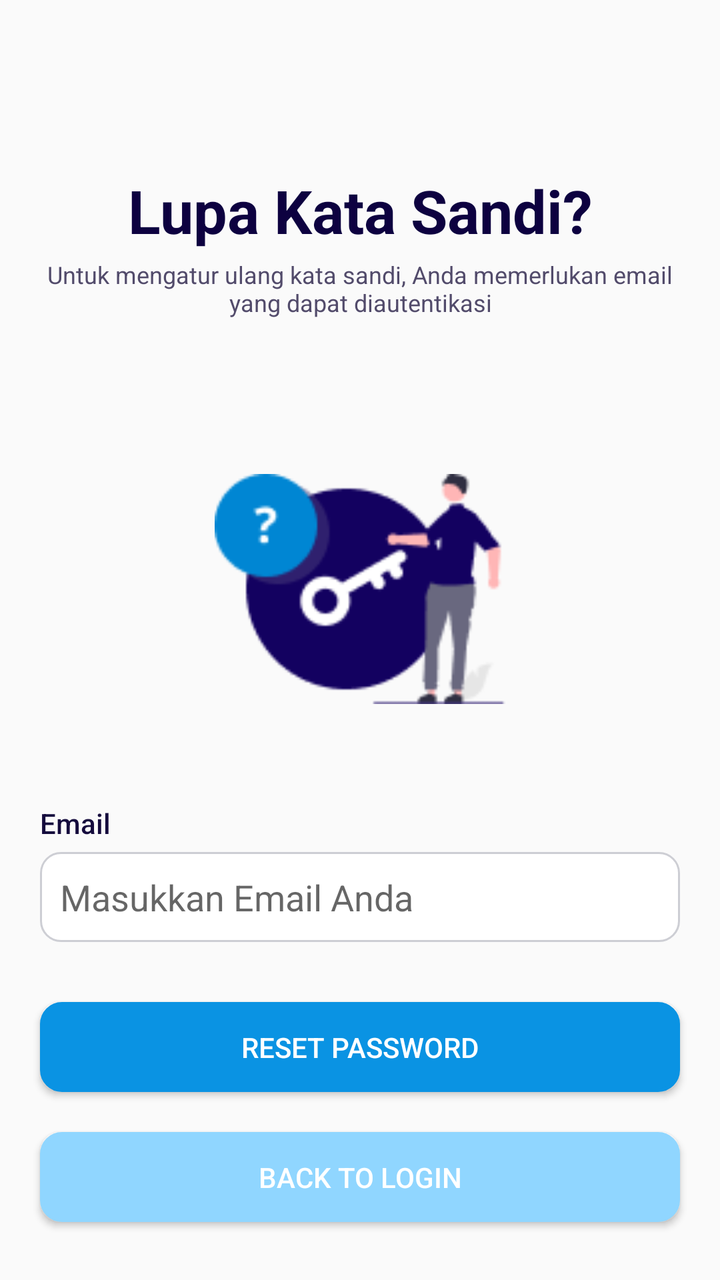
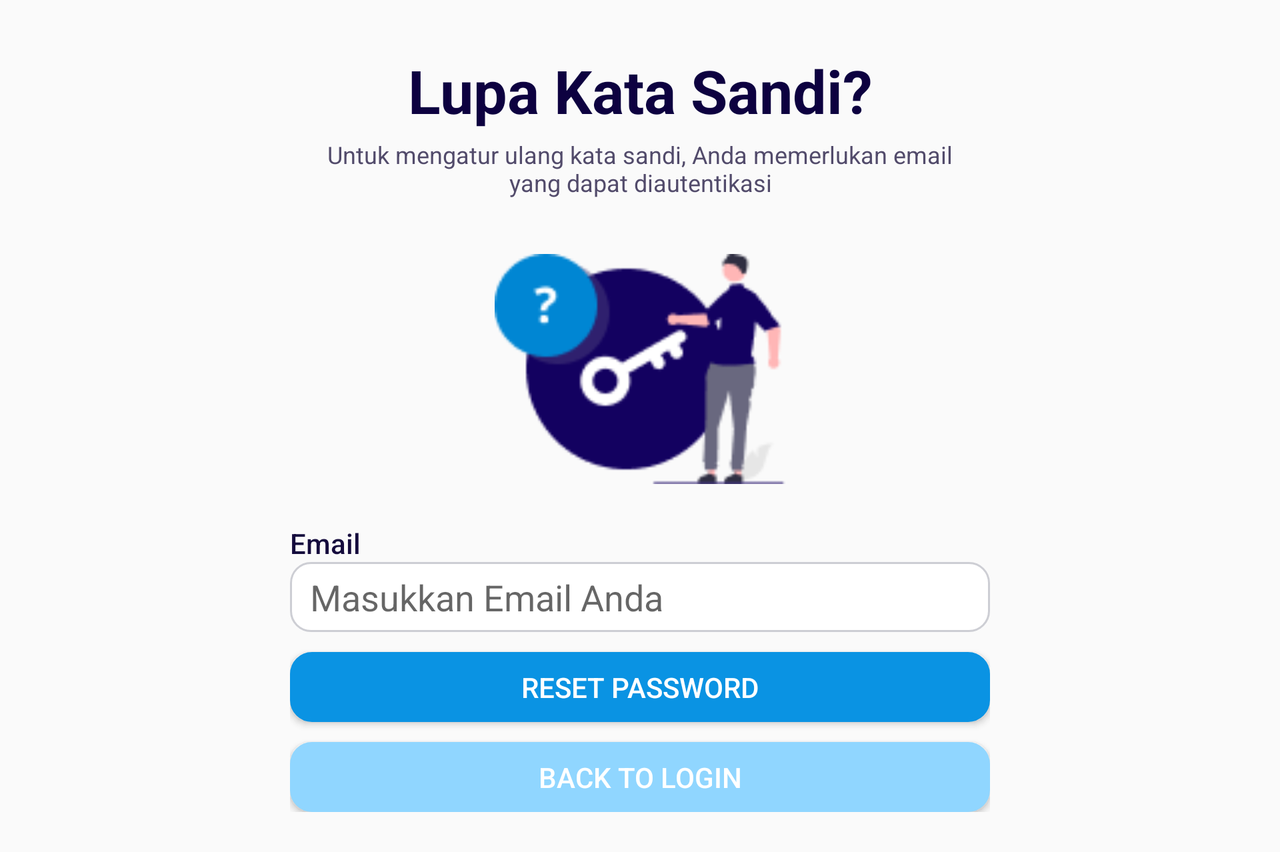

Two renders of one Android screen. The first uses the default layout on a phone; the second uses the alternative layout the repository ships for a different screen configuration, on a matching device. The two XML files are below.
<!-- AndroidManifest.xml: application theme Theme.JobSeeker -->
<!-- res/layout/activity_forgot_password.xml -->
<?xml version="1.0" encoding="utf-8"?>
<androidx.constraintlayout.widget.ConstraintLayout xmlns:android="http://schemas.android.com/apk/res/android"
    xmlns:app="http://schemas.android.com/apk/res-auto"
    xmlns:tools="http://schemas.android.com/tools"
    android:layout_width="match_parent"
    android:layout_height="match_parent"
    tools:context=".ForgotPassword">

    <TextView
        android:id="@+id/textView11"
        android:layout_width="254dp"
        android:layout_height="39dp"
        android:layout_marginTop="85dp"
        android:fontFamily="sans-serif"
        android:text="@string/lupa_password_2"
        android:textSize="30sp"
        android:textColor="#0D0140"
        android:textStyle="bold"
        android:textAlignment="center"
        app:layout_constraintBottom_toBottomOf="parent"
        app:layout_constraintEnd_toEndOf="parent"
        app:layout_constraintStart_toStartOf="parent"
        app:layout_constraintTop_toTopOf="parent"
        app:layout_constraintVertical_bias="0.0" />

    <TextView
        android:id="@+id/textView19"
        android:layout_width="314dp"
        android:layout_height="38dp"
        android:layout_marginTop="5dp"
        android:fontFamily="sans-serif"
        android:text="@string/untuk_mengatur_ulang_kata_sandi_Anda_memerlukan_email_yang_dapat_diautentikasi"
        android:textSize="12sp"
        android:textColor="#524B6B"
        android:textAlignment="center"
        app:layout_constraintBottom_toBottomOf="parent"
        app:layout_constraintEnd_toEndOf="parent"
        app:layout_constraintStart_toStartOf="parent"
        app:layout_constraintTop_toBottomOf="@+id/textView11"
        app:layout_constraintVertical_bias="0.0" />

    <ImageView
        android:id="@+id/imageView5"
        android:layout_width="150dp"
        android:layout_height="115dp"
        android:layout_marginTop="70dp"
        android:contentDescription="@string/todo_6"
        app:layout_constraintBottom_toBottomOf="parent"
        app:layout_constraintEnd_toEndOf="parent"
        app:layout_constraintStart_toStartOf="parent"
        app:layout_constraintTop_toBottomOf="@+id/textView19"
        app:layout_constraintVertical_bias="0.0"
        app:srcCompat="@drawable/image_2" />

    <TextView
        android:id="@+id/textView20"
        android:layout_width="wrap_content"
        android:layout_height="wrap_content"
        android:layout_marginStart="20dp"
        android:layout_marginTop="50dp"
        android:fontFamily="sans-serif-medium"
        android:text="@string/email"
        android:textColor="#150B3D"
        app:layout_constraintBottom_toBottomOf="parent"
        app:layout_constraintEnd_toEndOf="parent"
        app:layout_constraintHorizontal_bias="0.0"
        app:layout_constraintStart_toStartOf="parent"
        app:layout_constraintTop_toBottomOf="@+id/imageView5"
        app:layout_constraintVertical_bias="0.0" />

    <EditText
        android:id="@+id/edEmail"
        android:layout_width="match_parent"
        android:layout_height="45dp"
        android:layout_marginStart="20dp"
        android:layout_marginTop="5dp"
        android:layout_marginEnd="20dp"
        android:autofillHints=""
        android:background="@drawable/bg_rounded_ed"
        android:ems="10"
        android:hint="@string/masukkan_email_anda"
        android:inputType="textEmailAddress"
        android:paddingStart="10dp"
        android:paddingEnd="0dp"
        app:layout_constraintBottom_toBottomOf="parent"
        app:layout_constraintEnd_toEndOf="parent"
        app:layout_constraintStart_toStartOf="parent"
        app:layout_constraintTop_toBottomOf="@+id/textView20"
        app:layout_constraintVertical_bias="0.0"
        tools:ignore="TouchTargetSizeCheck,TextContrastCheck" />

    <TextView
        android:id="@+id/pkEmail"
        android:layout_width="match_parent"
        android:layout_height="wrap_content"
        android:fontFamily="sans-serif"
        android:text="Masukkan email Anda dengan benar!"
        android:textColor="#F44336"
        android:layout_marginTop="2dp"
        android:layout_marginStart="20dp"
        android:layout_marginEnd="20dp"
        android:visibility="invisible"
        app:layout_constraintBottom_toBottomOf="parent"
        app:layout_constraintEnd_toEndOf="parent"
        app:layout_constraintStart_toStartOf="parent"
        app:layout_constraintTop_toBottomOf="@+id/edEmail"
        app:layout_constraintVertical_bias="0.0" />

    <Button
        android:id="@+id/reset_password"
        android:layout_width="match_parent"
        android:layout_height="45dp"
        android:layout_marginStart="20dp"
        android:layout_marginTop="30dp"
        android:layout_marginEnd="20dp"
        android:background="@drawable/bg_rounded_btn"
        android:text="@string/reset_password"
        android:textColor="#FFFFFF"
        app:layout_constraintBottom_toBottomOf="parent"
        app:layout_constraintEnd_toEndOf="parent"
        app:layout_constraintStart_toStartOf="parent"
        app:layout_constraintTop_toBottomOf="@+id/edEmail"
        app:layout_constraintVertical_bias="0.0"
        tools:ignore="TouchTargetSizeCheck,TextContrastCheck" />

    <Button
        android:id="@+id/back_to_login"
        android:layout_width="match_parent"
        android:layout_height="45dp"
        android:layout_marginStart="20dp"
        android:layout_marginTop="20dp"
        android:layout_marginEnd="20dp"
        android:layout_marginBottom="40dp"
        android:background="@drawable/bg_rounded_btn_2"
        android:text="@string/back_to_login"
        android:textColor="#FFFFFF"
        app:layout_constraintBottom_toBottomOf="parent"
        app:layout_constraintEnd_toEndOf="parent"
        app:layout_constraintHorizontal_bias="0.498"
        app:layout_constraintStart_toStartOf="parent"
        app:layout_constraintTop_toBottomOf="@+id/reset_password"
        app:layout_constraintVertical_bias="0.0"
        tools:ignore="TouchTargetSizeCheck,TextContrastCheck" />

    <LinearLayout
        android:layout_width="match_parent"
        android:layout_height="800dp"
        android:elevation="10dp"
        app:layout_constraintBottom_toBottomOf="parent"
        app:layout_constraintEnd_toEndOf="parent"
        app:layout_constraintStart_toStartOf="parent"
        app:layout_constraintTop_toTopOf="parent">

        <View
            android:id="@+id/dimView"
            android:layout_width="match_parent"
            android:layout_height="800dp"
            android:background="#80000000"
            android:visibility="invisible"
            app:layout_constraintBottom_toBottomOf="parent"
            app:layout_constraintEnd_toEndOf="parent"
            app:layout_constraintStart_toStartOf="parent"
            app:layout_constraintTop_toTopOf="parent" />
    </LinearLayout>

    <ProgressBar
        android:id="@+id/loadingProgressBar"
        android:layout_width="50dp"
        android:layout_height="50dp"
        android:visibility="invisible"
        app:layout_constraintBottom_toBottomOf="parent"
        app:layout_constraintEnd_toEndOf="parent"
        app:layout_constraintStart_toStartOf="parent"
        app:layout_constraintTop_toTopOf="parent" />

</androidx.constraintlayout.widget.ConstraintLayout>
<!-- resources referenced by this layout -->
<resources>
  <!-- drawable bg_rounded_btn (drawable) -->
  <?xml version="1.0" encoding="utf-8"?>
  <shape xmlns:android="http://schemas.android.com/apk/res/android"
      android:padding="10dp"
      android:shape="rectangle" >
  
      <solid android:color="#0A93E3" />
  
      <corners
          android:radius="10dp" />
      <stroke android:width="2dp" android:color="#0A93E3" />
  
  </shape>
  <!-- drawable bg_rounded_btn_2 (drawable) -->
  <?xml version="1.0" encoding="utf-8"?>
  <shape xmlns:android="http://schemas.android.com/apk/res/android"
      android:padding="10dp"
      android:shape="rectangle" >
  
      <solid android:color="#90D6FF" />
  
      <corners
          android:radius="10dp" />
      <stroke android:width="2dp" android:color="#90D6FF" />
  
  </shape>
  <!-- drawable bg_rounded_ed (drawable) -->
  <?xml version="1.0" encoding="utf-8"?>
  <shape xmlns:android="http://schemas.android.com/apk/res/android"
      android:shape="rectangle">
      <solid android:color="@color/white"/>
      <stroke android:color="#CDCED4" android:width="1dp"/>
      <corners android:radius="10dp" />
  </shape>
  <!-- drawable image_2: png bitmap (drawable, 5220 bytes) -->
  <string name="back_to_login">BACK TO LOGIN</string>
  <string name="email">Email</string>
  <string name="lupa_password_2">Lupa Kata Sandi?</string>
  <string name="masukkan_email_anda">Masukkan Email Anda</string>
  <string name="reset_password">RESET PASSWORD</string>
  <string name="todo_6">TODO</string>
  <string name="untuk_mengatur_ulang_kata_sandi_Anda_memerlukan_email_yang_dapat_diautentikasi">Untuk mengatur ulang kata sandi, Anda memerlukan email yang dapat diautentikasi</string>
  <style name="Theme.JobSeeker" parent="Base.Theme.JobSeeker" />
  <color name="white">#FFFFFFFF</color>
  <style name="Base.Theme.JobSeeker" parent="Theme.AppCompat.Light.NoActionBar">
          
          
      </style>
</resources>
<!-- res/layout-land/activity_forgot_password.xml (the repository's variant of the layout above) -->
<!-- drawn on the phone turned sideways -->
<?xml version="1.0" encoding="utf-8"?>
<ScrollView
    xmlns:android="http://schemas.android.com/apk/res/android"
    xmlns:app="http://schemas.android.com/apk/res-auto"
    xmlns:tools="http://schemas.android.com/tools"
    android:layout_width="match_parent"
    android:layout_height="match_parent">

    <androidx.constraintlayout.widget.ConstraintLayout
        android:layout_width="match_parent"
        android:layout_height="wrap_content">

        <TextView
            android:id="@+id/textView11"
            android:layout_width="254dp"
            android:layout_height="39dp"
            android:layout_marginTop="25dp"
            android:fontFamily="sans-serif"
            android:text="@string/lupa_password_2"
            android:textAlignment="center"
            android:textColor="#0D0140"
            android:textSize="30sp"
            android:textStyle="bold"
            app:layout_constraintBottom_toBottomOf="parent"
            app:layout_constraintEnd_toEndOf="parent"
            app:layout_constraintStart_toStartOf="parent"
            app:layout_constraintTop_toTopOf="parent"
            app:layout_constraintVertical_bias="0.0" />

        <TextView
            android:id="@+id/textView19"
            android:layout_width="314dp"
            android:layout_height="38dp"
            android:layout_marginTop="5dp"
            android:fontFamily="sans-serif"
            android:text="@string/untuk_mengatur_ulang_kata_sandi_Anda_memerlukan_email_yang_dapat_diautentikasi"
            android:textSize="12sp"
            android:textColor="#524B6B"
            android:textAlignment="center"
            app:layout_constraintBottom_toBottomOf="parent"
            app:layout_constraintEnd_toEndOf="parent"
            app:layout_constraintStart_toStartOf="parent"
            app:layout_constraintTop_toBottomOf="@+id/textView11"
            app:layout_constraintVertical_bias="0.0" />

        <ImageView
            android:id="@+id/imageView5"
            android:layout_width="150dp"
            android:layout_height="115dp"
            android:layout_marginTop="20dp"
            android:contentDescription="@string/todo_6"
            app:layout_constraintBottom_toBottomOf="parent"
            app:layout_constraintEnd_toEndOf="parent"
            app:layout_constraintStart_toStartOf="parent"
            app:layout_constraintTop_toBottomOf="@+id/textView19"
            app:layout_constraintVertical_bias="0.0"
            app:srcCompat="@drawable/image_2" />

        <LinearLayout
            android:layout_width="350dp"
            android:layout_height="wrap_content"
            android:layout_marginTop="20dp"
            android:layout_marginBottom="20dp"
            android:orientation="vertical"
            app:layout_constraintBottom_toBottomOf="parent"
            app:layout_constraintEnd_toEndOf="parent"
            app:layout_constraintStart_toStartOf="parent"
            app:layout_constraintTop_toBottomOf="@+id/imageView5">

            <TextView
                android:id="@+id/textView20"
                android:layout_width="wrap_content"
                android:layout_height="wrap_content"
                android:fontFamily="sans-serif-medium"
                android:text="@string/email"
                android:textColor="#150B3D"
                app:layout_constraintBottom_toBottomOf="parent"
                app:layout_constraintEnd_toEndOf="parent"
                app:layout_constraintHorizontal_bias="0.0"
                app:layout_constraintStart_toStartOf="parent"
                app:layout_constraintTop_toBottomOf="@+id/imageView5"
                app:layout_constraintVertical_bias="0.0" />

            <EditText
                android:id="@+id/edEmail"
                android:layout_width="match_parent"
                android:layout_height="35dp"
                android:autofillHints=""
                android:background="@drawable/bg_rounded_ed"
                android:ems="10"
                android:hint="@string/masukkan_email_anda"
                android:inputType="textEmailAddress"
                android:paddingStart="10dp"
                android:paddingEnd="0dp"
                app:layout_constraintBottom_toBottomOf="parent"
                app:layout_constraintEnd_toEndOf="parent"
                app:layout_constraintStart_toStartOf="parent"
                app:layout_constraintTop_toBottomOf="@+id/textView20"
                app:layout_constraintVertical_bias="0.0"
                tools:ignore="TouchTargetSizeCheck,TextContrastCheck" />

            <Button
                android:id="@+id/reset_password"
                android:layout_width="match_parent"
                android:layout_height="35dp"
                android:layout_marginTop="10dp"
                android:background="@drawable/bg_rounded_btn"
                android:text="@string/reset_password"
                android:textColor="#FFFFFF"
                app:layout_constraintBottom_toBottomOf="parent"
                app:layout_constraintEnd_toEndOf="parent"
                app:layout_constraintStart_toStartOf="parent"
                app:layout_constraintTop_toBottomOf="@+id/editTextTextEmailAddress3"
                app:layout_constraintVertical_bias="0.0"
                tools:ignore="TouchTargetSizeCheck,TextContrastCheck" />

            <Button
                android:id="@+id/back_to_login"
                android:layout_width="match_parent"
                android:layout_height="35dp"
                android:layout_marginTop="10dp"
                android:background="@drawable/bg_rounded_btn_2"
                android:text="@string/back_to_login"
                android:textColor="#FFFFFF"
                app:layout_constraintBottom_toBottomOf="parent"
                app:layout_constraintEnd_toEndOf="parent"
                app:layout_constraintHorizontal_bias="0.498"
                app:layout_constraintStart_toStartOf="parent"
                app:layout_constraintTop_toBottomOf="@+id/reset_password"
                app:layout_constraintVertical_bias="0.0"
                tools:ignore="TouchTargetSizeCheck,TextContrastCheck" />

        </LinearLayout>

    </androidx.constraintlayout.widget.ConstraintLayout>

</ScrollView>
